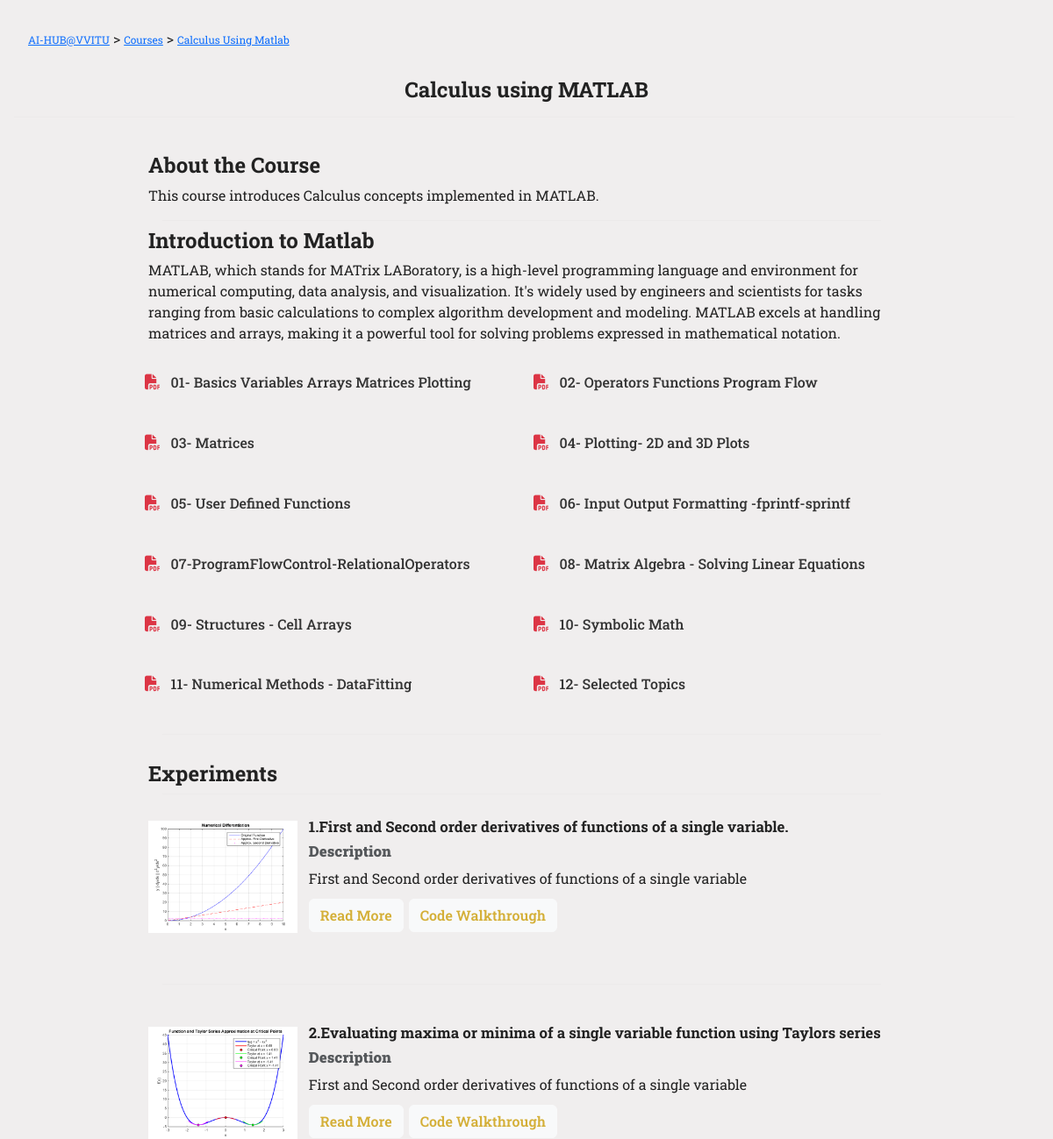
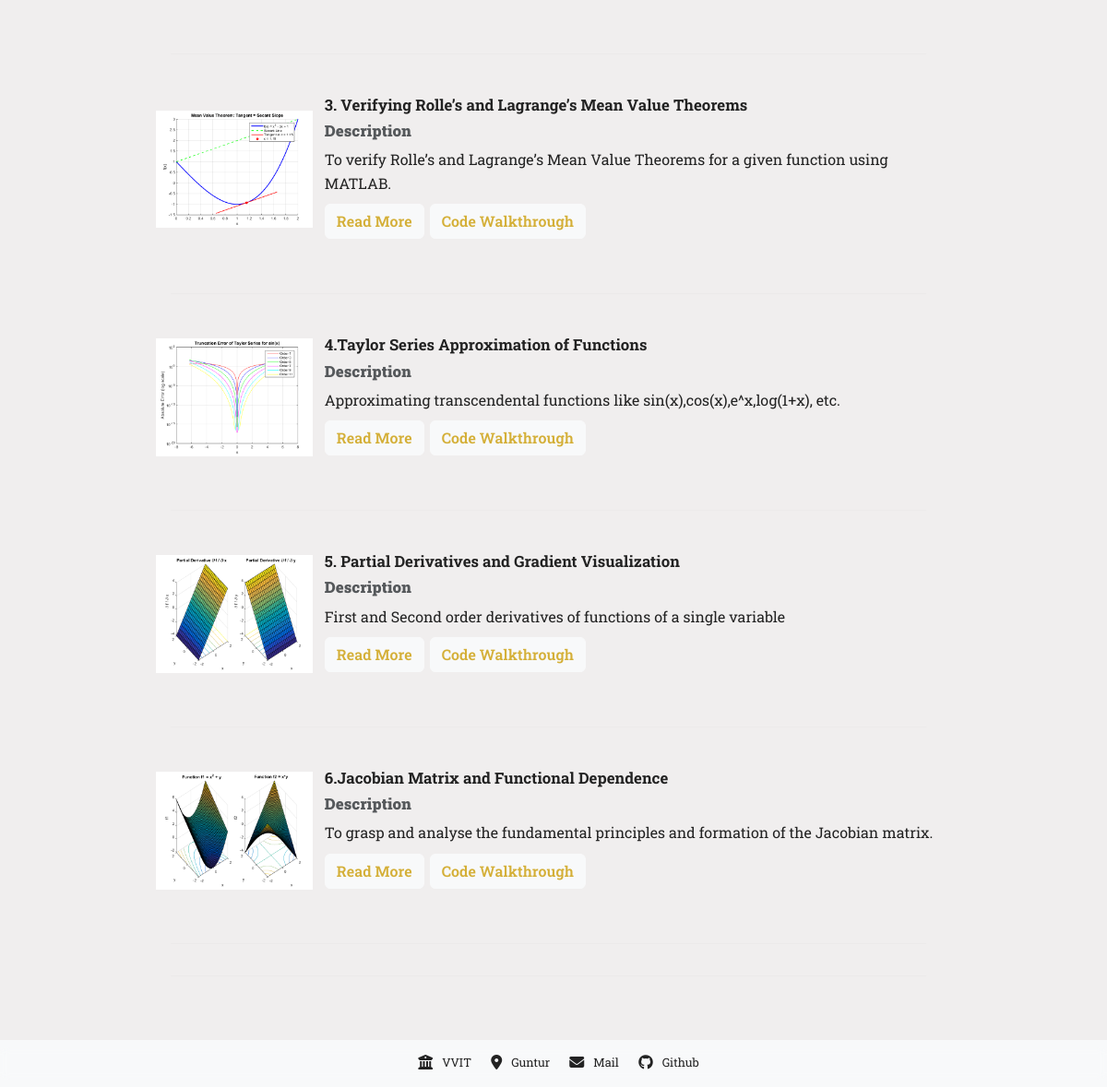
The app's page /courses/calculus-using-matlab// with its own data (2 pictures, top to bottom).
### apps/courses/matlab/models.py (models this page shows)
class MatlabMaterial(models.Model):
    name = models.CharField(max_length=50)
    file = models.FileField(upload_to='courses/matlab/materials')

class MatlabExperiment(models.Model):
    title = models.CharField(max_length=80)
    description = models.CharField(max_length=250)
    img = models.ImageField(upload_to='courses/matlab/exp_imgs')
    blog_file = models.FileField(upload_to='courses/matlab/exp_detail')
    exp_data = models.JSONField()

### apps/courses/matlab/views.py (the view)
# urls.py: path('', views.index, name='index'),
def index(request):
    try:
        materials = MatlabMaterial.objects.all()
        experiments = MatlabExperiment.objects.all()
        context = {
            'experiments': experiments,
            'materials': materials
        }
        return render(request, template_name="courses/matlab/home.html", context=context)
    except Exception as e:
        return redirect('/')

### templates/courses/matlab/home.html (shortened to what this page needs)
{% load static %}
<html lang="en">
<head>
    {% include 'courses/matlab/links.html' %}
    <link rel="stylesheet" href="{% static 'styling/courses/matlab/home.css' %}">
</head>
<body oncontextmenu="return false;">
    <div class='mt-3 pt-3'>
        <a href="/" style="margin-left: 2rem;font-size:12px;">AI-HUB@VVITU</a> &gt <a href="/courses" style="font-size:12px;">Courses</a> &gt <a href="" style="font-size:12px;">Calculus Using Matlab</a>
    </div>
    <h1 id="page-title" class="text-center mt-4">Calculus using MATLAB</h1>
    <hr>
    <div class="container-fluid" style='padding: 1rem;'>
        <div class="row">
            <div class="col-12 col-md-9 p-3" style="margin:auto; float:none;">
                <div id="content-area">
                    <h4>About the Course</h4>
                    <p>This course introduces Calculus concepts implemented in MATLAB.</p>
                    <hr>
                    <h4>Introduction to Matlab</h4>
                    <p>MATLAB, which stands for MATrix LABoratory, is a high-level programming language and environment for numerical computing, data analysis, and visualization. It's widely used by engineers and scientists for tasks ranging from basic calculations to complex algorithm development and modeling. MATLAB excels at handling matrices and arrays, making it a powerful tool for solving problems expressed in mathematical notation.</p>
                    <div class="row pdf-list">
                        {% for material in materials %}
                        <div class="pdf-item col-6">
                            <a href="{{material.file.url}}" target="_blank">
                                <i class="fas fa-file-pdf"></i> {{ material.name }}
                            </a>
                        </div>
                        {% endfor %}
                    </div>
                    <hr>
                    <h4 id="experiments" style="margin-top: 30px;">Experiments</h4><hr>
                    <div class="cards">
                        {% for exp in experiments %}
                        <div class="experiment-card">
                            <div id="card-image">
                                <img src="{{ exp.img.url }}" alt="Project_image" class="card-img">
                            </div>
                            <div class="card-body">
                                <div id="desc">
                                    <h4 class="experiment-title mb-2">{{ exp.title }}</h4>
                                    <h6 class="card-subtitle mb-2 text-body-secondary"><b>Description</b></h6>
                                    <p class="card-text">{{ exp.description }}</p>
                                    <a href="/courses/calculus-using-matlab/experiment_desc?id={{exp.id}}" class='btn btn-light mb-1'> Read More</a>
                                    <a href="/courses/calculus-using-matlab/experiment_view?id={{exp.id}}" class='btn btn-light mb-1'>Code Walkthrough</a>
                                </div>
                            </div>
                        </div><hr style="color: rgba(0, 0, 0, 1); height: 3px;">
                        {% endfor %}
                        <hr>
                    </div>
                </div>
            </div>
        </div>
    </div>
    {% include 'courses/matlab/footer.html' %}
</body>
</html>

### static/styling/assets/common.css (style rules this page uses)
* { font-family: "Lora"; font-weight: 400; font-style: Italic; }
body { background-color: rgb(240, 238, 238) !important; }
#page-title { font-size: 1.5rem !important; font-weight: 700; margin: 2rem 3rem 1rem 3rem !important; }
hr { margin: 1rem; width: 95%; }

### static/styling/courses/matlab/home.css (style rules this page uses)
body { font-family: 'Roboto', sans-serif; color: #222; margin: 0; }
h1, h2, h3, h4, h5, h6 { font-weight: 700; color: #222; }
.experiment-card { display: flex; flex-wrap: wrap; align-items: center; margin: 0.7rem 0; padding-bottom: 12px; border: none; box-shadow: none; flex-direction: row !important; text-align: left; }
.cards { display: flex; flex-direction: column; gap: 1rem; padding-bottom: 2.5rem; }
.card-img { width: 170px; min-width: 130px; max-width: 200px; height: auto; margin-right: 0.8rem; object-fit: contain; }
.card-body { flex: 1; padding: 0.5rem 0; }
.experiment-title { font-size: 1.4rem; margin-bottom: 0.5rem; }
.card-subtitle { font-size: 1.05rem; font-style: italic; color: #666; margin-bottom: 0.5rem; }
.card-text { font-size: 1rem; line-height: 1.6; margin-bottom: 0.6rem; }
.card-body a { color: rgb(212, 175, 55); font-weight: 600; margin-right: 2px; text-decoration: none; }
hr { border-top: 1.5px solid #ddd; margin-top: 0.5rem; margin-bottom: 0.5rem; }
.experiment-title.mb-2 { font-size: 1.05rem; padding-right: 0.2rem; }
#experiments { scroll-margin-top: 80px; }
#content-area { padding-bottom: 2.5rem; }
.pdf-list { background: transparent; border: none; box-shadow: none; margin-bottom: 1rem; display: flex; flex-wrap: wrap; justify-content: space-around; }
.pdf-item { background: transparent; border: none; margin-bottom: 0.8rem; padding: 0.5rem 0; transition: all 0.3s ease; }
.pdf-item a { color: #333; text-decoration: none; font-weight: 500; display: block; padding: 0.5rem; border-radius: 5px; transition: all 0.3s ease; }
.pdf-item i { color: #dc3545; margin-right: 0.5rem; font-size: 1.1em; }
.row { background: transparent; }

### templates/courses/matlab/links.html (style rules this page uses)
* { font-family: "Roboto Slab"; font-style: normal; }

### records on screen
MatlabMaterial: name "01- Basics Variables Arrays Matrices Plotting"
MatlabMaterial: name "02- Operators Functions Program Flow"
MatlabMaterial: name "03- Matrices"
MatlabMaterial: name "04- Plotting- 2D and 3D Plots"
MatlabMaterial: name "05- User Defined Functions"
MatlabMaterial: name "06- Input Output Formatting -fprintf-sprintf"
MatlabMaterial: name "07-ProgramFlowControl-RelationalOperators"
MatlabMaterial: name "08- Matrix Algebra - Solving Linear Equations"
MatlabMaterial: name "09- Structures - Cell Arrays"
MatlabMaterial: name "10- Symbolic Math"
MatlabMaterial: name "11- Numerical Methods - DataFitting"
MatlabMaterial: name "12- Selected Topics"
MatlabExperiment: img (picture), title "1.First and Second order derivatives of functions of a single variable.", description "First and Second order derivatives of functions of a single variable"
MatlabExperiment: img (picture), title "2.Evaluating maxima or minima of a single variable function using Taylors series", description "First and Second order derivatives of functions of a single variable"
MatlabExperiment: img (picture), title "3. Verifying Rolle’s and Lagrange’s Mean Value Theorems", description "To verify Rolle’s and Lagrange’s Mean Value Theorems for a given function using MATLAB."
MatlabExperiment: img (picture), title "4.Taylor Series Approximation of Functions", description "Approximating transcendental functions like sin(x),cos(x),e^x,log(1+x), etc."
MatlabExperiment: img (picture), title "5. Partial Derivatives and Gradient Visualization", description "First and Second order derivatives of functions of a single variable"
MatlabExperiment: img (picture), title "6.Jacobian Matrix and Functional Dependence", description "To grasp and analyse the fundamental principles and formation of the Jacobian matrix."
